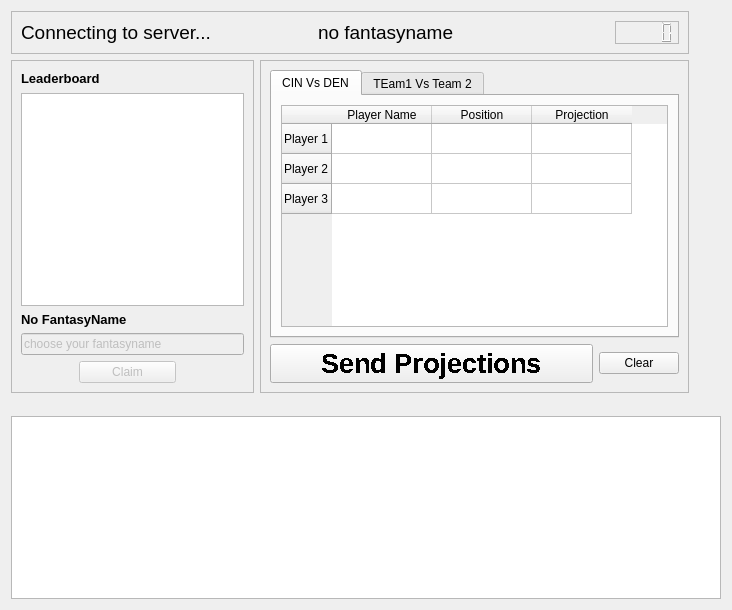
<?xml version="1.0" encoding="UTF-8"?>
<ui version="4.0">
 <class>DemoUI</class>
 <widget class="QWidget" name="DemoUI">
  <property name="geometry">
   <rect>
    <x>0</x>
    <y>0</y>
    <width>732</width>
    <height>610</height>
   </rect>
  </property>
  <property name="sizePolicy">
   <sizepolicy hsizetype="Maximum" vsizetype="Expanding">
    <horstretch>0</horstretch>
    <verstretch>0</verstretch>
   </sizepolicy>
  </property>
  <property name="windowTitle">
   <string>Form</string>
  </property>
  <layout class="QGridLayout" name="gridLayout_6">
   <item row="0" column="0" colspan="2">
    <widget class="QFrame" name="frame_3">
     <property name="sizePolicy">
      <sizepolicy hsizetype="Preferred" vsizetype="Fixed">
       <horstretch>0</horstretch>
       <verstretch>0</verstretch>
      </sizepolicy>
     </property>
     <property name="frameShape">
      <enum>QFrame::StyledPanel</enum>
     </property>
     <property name="frameShadow">
      <enum>QFrame::Raised</enum>
     </property>
     <layout class="QGridLayout" name="gridLayout_5">
      <item row="0" column="0">
       <widget class="QLabel" name="message">
        <property name="sizePolicy">
         <sizepolicy hsizetype="Expanding" vsizetype="Expanding">
          <horstretch>0</horstretch>
          <verstretch>0</verstretch>
         </sizepolicy>
        </property>
        <property name="font">
         <font>
          <pointsize>14</pointsize>
          <weight>50</weight>
          <bold>false</bold>
         </font>
        </property>
        <property name="text">
         <string>Connecting to server...</string>
        </property>
       </widget>
      </item>
      <item row="0" column="1">
       <widget class="QLabel" name="myFantasyNameLE">
        <property name="sizePolicy">
         <sizepolicy hsizetype="Expanding" vsizetype="Expanding">
          <horstretch>0</horstretch>
          <verstretch>0</verstretch>
         </sizepolicy>
        </property>
        <property name="font">
         <font>
          <pointsize>14</pointsize>
          <weight>50</weight>
          <bold>false</bold>
         </font>
        </property>
        <property name="layoutDirection">
         <enum>Qt::RightToLeft</enum>
        </property>
        <property name="text">
         <string>no fantasyname</string>
        </property>
       </widget>
      </item>
      <item row="0" column="2">
       <widget class="QLCDNumber" name="myBalance">
        <property name="sizePolicy">
         <sizepolicy hsizetype="Preferred" vsizetype="Fixed">
          <horstretch>0</horstretch>
          <verstretch>0</verstretch>
         </sizepolicy>
        </property>
        <property name="layoutDirection">
         <enum>Qt::RightToLeft</enum>
        </property>
        <property name="frameShape">
         <enum>QFrame::StyledPanel</enum>
        </property>
        <property name="lineWidth">
         <number>1</number>
        </property>
        <property name="segmentStyle">
         <enum>QLCDNumber::Outline</enum>
        </property>
        <property name="intValue" stdset="0">
         <number>0</number>
        </property>
       </widget>
      </item>
     </layout>
     <zorder>myFantasyNameLE</zorder>
     <zorder>myBalance</zorder>
     <zorder>message</zorder>
    </widget>
   </item>
   <item row="1" column="0">
    <widget class="QFrame" name="frame">
     <property name="frameShape">
      <enum>QFrame::StyledPanel</enum>
     </property>
     <property name="frameShadow">
      <enum>QFrame::Raised</enum>
     </property>
     <layout class="QGridLayout" name="gridLayout_3">
      <item row="0" column="0">
       <widget class="QLabel" name="label_4">
        <property name="font">
         <font>
          <pointsize>10</pointsize>
          <weight>75</weight>
          <bold>true</bold>
         </font>
        </property>
        <property name="text">
         <string>Leaderboard</string>
        </property>
       </widget>
      </item>
      <item row="0" column="1">
       <spacer name="horizontalSpacer_5">
        <property name="orientation">
         <enum>Qt::Horizontal</enum>
        </property>
        <property name="sizeHint" stdset="0">
         <size>
          <width>132</width>
          <height>17</height>
         </size>
        </property>
       </spacer>
      </item>
      <item row="1" column="0" colspan="2">
       <widget class="QTableView" name="myFantasyPlayersTableView">
        <property name="sizePolicy">
         <sizepolicy hsizetype="Preferred" vsizetype="Expanding">
          <horstretch>0</horstretch>
          <verstretch>0</verstretch>
         </sizepolicy>
        </property>
        <property name="minimumSize">
         <size>
          <width>111</width>
          <height>0</height>
         </size>
        </property>
        <property name="font">
         <font>
          <pointsize>8</pointsize>
          <weight>50</weight>
          <bold>false</bold>
         </font>
        </property>
        <property name="sizeAdjustPolicy">
         <enum>QAbstractScrollArea::AdjustToContents</enum>
        </property>
        <property name="tabKeyNavigation">
         <bool>false</bool>
        </property>
        <property name="showDropIndicator" stdset="0">
         <bool>false</bool>
        </property>
        <property name="dragDropOverwriteMode">
         <bool>false</bool>
        </property>
        <property name="selectionMode">
         <enum>QAbstractItemView::SingleSelection</enum>
        </property>
        <property name="selectionBehavior">
         <enum>QAbstractItemView::SelectRows</enum>
        </property>
        <property name="showGrid">
         <bool>false</bool>
        </property>
        <property name="cornerButtonEnabled">
         <bool>false</bool>
        </property>
        <attribute name="horizontalHeaderCascadingSectionResizes">
         <bool>false</bool>
        </attribute>
        <attribute name="horizontalHeaderDefaultSectionSize">
         <number>80</number>
        </attribute>
        <attribute name="horizontalHeaderHighlightSections">
         <bool>false</bool>
        </attribute>
        <attribute name="horizontalHeaderMinimumSectionSize">
         <number>20</number>
        </attribute>
        <attribute name="verticalHeaderVisible">
         <bool>false</bool>
        </attribute>
        <attribute name="verticalHeaderHighlightSections">
         <bool>false</bool>
        </attribute>
       </widget>
      </item>
      <item row="2" column="0" colspan="2">
       <layout class="QVBoxLayout" name="verticalLayout">
        <item>
         <widget class="QLabel" name="fantasynamestatus">
          <property name="font">
           <font>
            <pointsize>10</pointsize>
            <weight>75</weight>
            <bold>true</bold>
           </font>
          </property>
          <property name="text">
           <string>No FantasyName</string>
          </property>
          <property name="textFormat">
           <enum>Qt::RichText</enum>
          </property>
          <property name="alignment">
           <set>Qt::AlignBottom|Qt::AlignLeading|Qt::AlignLeft</set>
          </property>
          <property name="margin">
           <number>0</number>
          </property>
         </widget>
        </item>
        <item>
         <widget class="QLineEdit" name="fantasyname">
          <property name="enabled">
           <bool>false</bool>
          </property>
          <property name="text">
           <string>choose your fantasyname</string>
          </property>
         </widget>
        </item>
        <item>
         <layout class="QHBoxLayout" name="horizontalLayout">
          <item>
           <spacer name="horizontalSpacer_3">
            <property name="orientation">
             <enum>Qt::Horizontal</enum>
            </property>
            <property name="sizeType">
             <enum>QSizePolicy::Minimum</enum>
            </property>
            <property name="sizeHint" stdset="0">
             <size>
              <width>58</width>
              <height>20</height>
             </size>
            </property>
           </spacer>
          </item>
          <item>
           <widget class="QPushButton" name="generate">
            <property name="enabled">
             <bool>false</bool>
            </property>
            <property name="text">
             <string>Claim</string>
            </property>
           </widget>
          </item>
          <item>
           <spacer name="horizontalSpacer_4">
            <property name="orientation">
             <enum>Qt::Horizontal</enum>
            </property>
            <property name="sizeType">
             <enum>QSizePolicy::Minimum</enum>
            </property>
            <property name="sizeHint" stdset="0">
             <size>
              <width>68</width>
              <height>20</height>
             </size>
            </property>
           </spacer>
          </item>
         </layout>
        </item>
       </layout>
      </item>
     </layout>
     <zorder>myFantasyPlayersTableView</zorder>
     <zorder>label_4</zorder>
     <zorder>horizontalSpacer_5</zorder>
    </widget>
   </item>
   <item row="1" column="1">
    <widget class="QFrame" name="frame_2">
     <property name="sizePolicy">
      <sizepolicy hsizetype="Expanding" vsizetype="Expanding">
       <horstretch>0</horstretch>
       <verstretch>0</verstretch>
      </sizepolicy>
     </property>
     <property name="frameShape">
      <enum>QFrame::StyledPanel</enum>
     </property>
     <property name="frameShadow">
      <enum>QFrame::Raised</enum>
     </property>
     <layout class="QGridLayout" name="gridLayout_4">
      <item row="0" column="0" colspan="2">
       <widget class="QTabWidget" name="myGamesTabWidget">
        <property name="currentIndex">
         <number>0</number>
        </property>
        <widget class="QWidget" name="tab">
         <property name="sizePolicy">
          <sizepolicy hsizetype="Expanding" vsizetype="Expanding">
           <horstretch>0</horstretch>
           <verstretch>0</verstretch>
          </sizepolicy>
         </property>
         <attribute name="title">
          <string>CIN Vs DEN</string>
         </attribute>
         <layout class="QGridLayout" name="gridLayout_2">
          <item row="0" column="0">
           <widget class="QTableWidget" name="tableWidget_2">
            <property name="verticalScrollBarPolicy">
             <enum>Qt::ScrollBarAlwaysOff</enum>
            </property>
            <row>
             <property name="text">
              <string>Player 1</string>
             </property>
            </row>
            <row>
             <property name="text">
              <string>Player 2</string>
             </property>
            </row>
            <row>
             <property name="text">
              <string>Player 3</string>
             </property>
            </row>
            <column>
             <property name="text">
              <string>Player Name</string>
             </property>
            </column>
            <column>
             <property name="text">
              <string>Position</string>
             </property>
            </column>
            <column>
             <property name="text">
              <string>Projection</string>
             </property>
            </column>
           </widget>
          </item>
         </layout>
        </widget>
        <widget class="QWidget" name="tab_2">
         <attribute name="title">
          <string>TEam1 Vs Team 2</string>
         </attribute>
         <layout class="QGridLayout" name="gridLayout">
          <item row="0" column="0">
           <widget class="QTableWidget" name="tableWidget">
            <row>
             <property name="text">
              <string>Player 1</string>
             </property>
            </row>
            <row>
             <property name="text">
              <string>Player 2</string>
             </property>
            </row>
            <row>
             <property name="text">
              <string>Player 3</string>
             </property>
            </row>
            <column>
             <property name="text">
              <string>Player Name</string>
             </property>
            </column>
            <column>
             <property name="text">
              <string>Position</string>
             </property>
            </column>
            <column>
             <property name="text">
              <string>Projection</string>
             </property>
            </column>
           </widget>
          </item>
         </layout>
        </widget>
       </widget>
      </item>
      <item row="1" column="0">
       <widget class="QPushButton" name="mySendProjectionsButton">
        <property name="sizePolicy">
         <sizepolicy hsizetype="Expanding" vsizetype="Preferred">
          <horstretch>0</horstretch>
          <verstretch>0</verstretch>
         </sizepolicy>
        </property>
        <property name="font">
         <font>
          <pointsize>20</pointsize>
          <weight>75</weight>
          <bold>true</bold>
          <stylestrategy>NoAntialias</stylestrategy>
         </font>
        </property>
        <property name="text">
         <string>Send Projections</string>
        </property>
       </widget>
      </item>
      <item row="1" column="1">
       <widget class="QPushButton" name="myDeleteAllRowsButton">
        <property name="sizePolicy">
         <sizepolicy hsizetype="Preferred" vsizetype="Fixed">
          <horstretch>0</horstretch>
          <verstretch>0</verstretch>
         </sizepolicy>
        </property>
        <property name="text">
         <string>Clear</string>
        </property>
       </widget>
      </item>
     </layout>
     <zorder>mySendProjectionsButton</zorder>
     <zorder>myDeleteAllRowsButton</zorder>
     <zorder>myGamesTabWidget</zorder>
    </widget>
   </item>
   <item row="1" column="2" colspan="2">
    <spacer name="verticalSpacer">
     <property name="orientation">
      <enum>Qt::Vertical</enum>
     </property>
     <property name="sizeHint" stdset="0">
      <size>
       <width>20</width>
       <height>342</height>
      </size>
     </property>
    </spacer>
   </item>
   <item row="2" column="0">
    <spacer name="horizontalSpacer_7">
     <property name="orientation">
      <enum>Qt::Horizontal</enum>
     </property>
     <property name="sizeHint" stdset="0">
      <size>
       <width>241</width>
       <height>17</height>
      </size>
     </property>
    </spacer>
   </item>
   <item row="2" column="1" colspan="3">
    <spacer name="horizontalSpacer_6">
     <property name="orientation">
      <enum>Qt::Horizontal</enum>
     </property>
     <property name="sizeHint" stdset="0">
      <size>
       <width>461</width>
       <height>17</height>
      </size>
     </property>
    </spacer>
   </item>
   <item row="3" column="0" rowspan="2" colspan="4">
    <widget class="QTextBrowser" name="textBrowser"/>
   </item>
   <item row="4" column="3">
    <spacer name="verticalSpacer_2">
     <property name="orientation">
      <enum>Qt::Vertical</enum>
     </property>
     <property name="sizeHint" stdset="0">
      <size>
       <width>20</width>
       <height>157</height>
      </size>
     </property>
    </spacer>
   </item>
  </layout>
  <zorder>textBrowser</zorder>
  <zorder>frame</zorder>
  <zorder>frame_2</zorder>
  <zorder>horizontalSpacer_7</zorder>
  <zorder>horizontalSpacer_6</zorder>
  <zorder>verticalSpacer</zorder>
  <zorder>frame_3</zorder>
  <zorder>verticalSpacer_2</zorder>
 </widget>
 <resources/>
 <connections/>
</ui>
